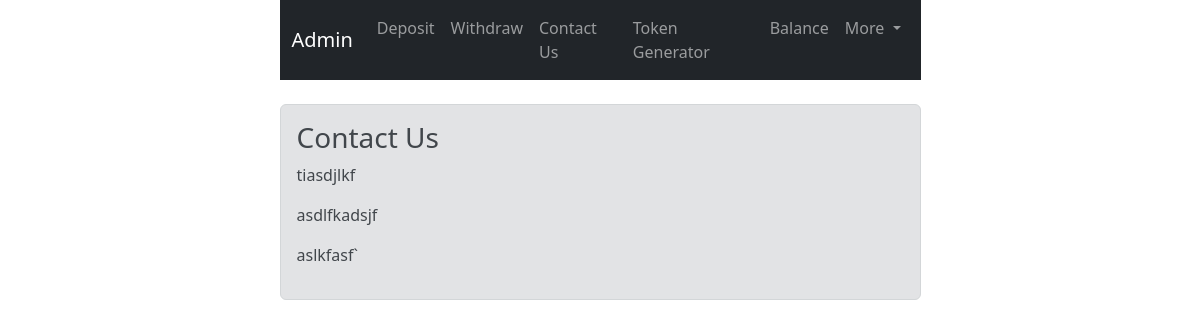
Page /contact (signed in) on the earlier database version.
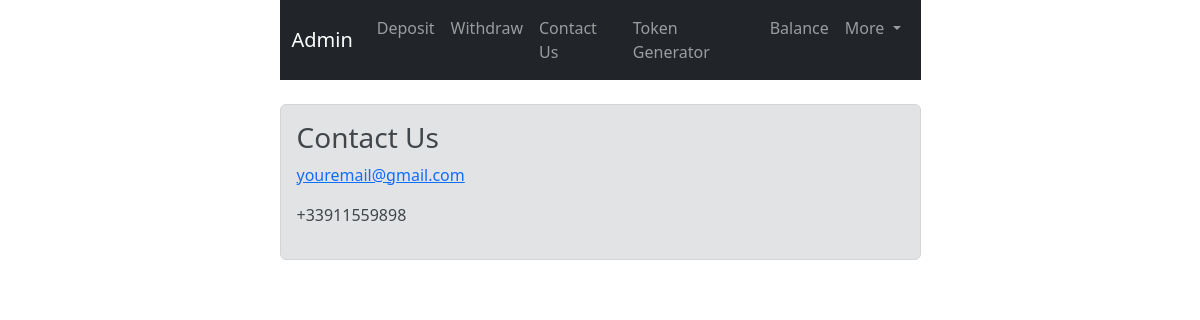
Same page on the later database version.
### core/models.py (models this page shows, shortened)
class Contact(models.Model):
    title = models.CharField(max_length=512)
    content = HTMLField()

### core/views.py (the view)
# urls.py: path('contact', contact, name='contact'),
@login_required(login_url='/login')
def contact(request):
    contact = Contact.objects.all().first()
    context = {
        'contact': contact
    }
    return render(request, 'core/contact.html', context)

### templates/core/contact.html (shortened to what this page needs)
{% extends 'shared/base.html' %}
{% load widget_tweaks %}
{% block content %}
    <br>
    <div class="alert alert-secondary">
        <h3 class="alert-heading">{{ contact.title }}</h3>
        {{ contact.content|safe }}
    </div>
{% endblock %}

Differences in the rows shown:
changed Contact "Contact Us": content "tiasdjlkf asdlfkadsjf aslkfasf`" → "youremail@gmail.com +33911559898"
